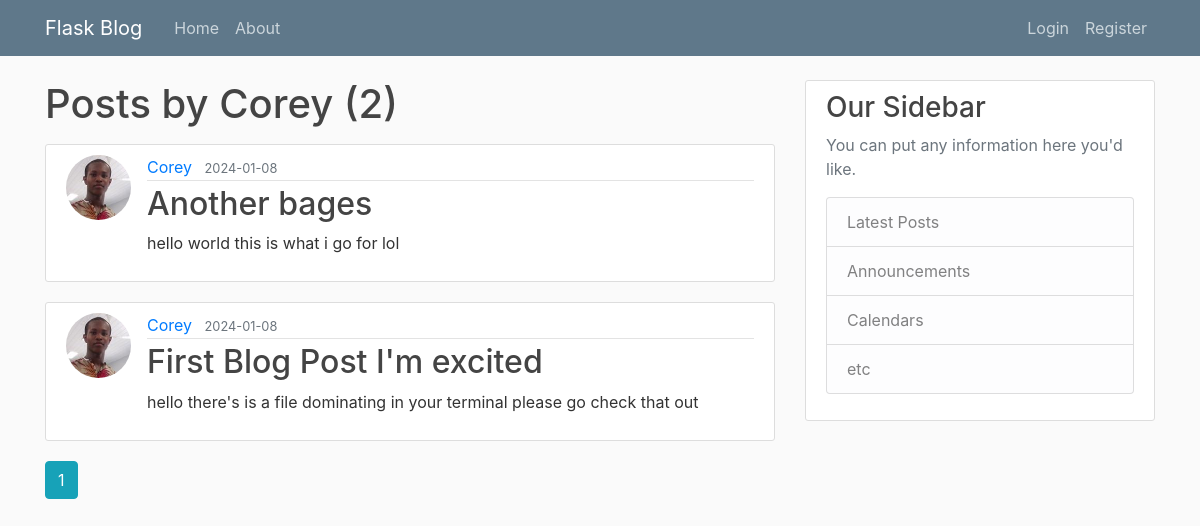
/user/Corey, run on the app's committed database.
### flask_blog/models.py (models this page shows, shortened)
class User(db.Model, UserMixin):
    id = db.Column(db.Integer, primary_key=True)
    username = db.Column(db.String(20), unique=True, nullable=False)
    email = db.Column(db.String(120), unique=True, nullable=False)
    image_file = db.Column(db.String(20), nullable=False, default='default.jpg')
    password = db.Column(db.String(60), nullable=False)
    posts = db.relationship('Post', backref='author', lazy=True)

class Post(db.Model):
    id = db.Column(db.Integer, primary_key=True)
    title = db.Column(db.String(100), nullable=False)
    date_posted = db.Column(db.DateTime, nullable=False, default=datetime.utcnow)
    content = db.Column(db.Text, nullable=False)
    user_id = db.Column(db.Integer, db.ForeignKey('user.id'), nullable=False)

### flask_blog/users/routes.py (the view)
@users.route("/user/<string:username>")
def user_posts(username):
    page = request.args.get('page', 1, type=int)
    user = User.query.filter_by(username=username).first_or_404()
    posts = Post.query.filter_by(author=user).order_by(Post.date_posted.desc())\
        .paginate(page=page, per_page=5)
    return render_template('user_post.html', posts=posts, user=user)

### flask_blog/templates/user_post.html
{% extends "layout.html" %}
{% block content %}
    <h1 class="mb-3">Posts by {{ user.username }} ({{ posts.total }})</h1>
    {% for post in posts.items %}
        <article class="media content-section">
          <img class="rounded-circle article-img" src="{{ url_for('static', filename='profile_pics/' + post.author.image_file) }}">
          <div class="media-body">
            <div class="article-metadata">
              <a class="mr-2" href="{{ url_for('users.user_posts', username=post.author.username) }}">{{ post.author.username }}</a>
              <small class="text-muted">{{ post.date_posted.strftime('%Y-%m-%d') }}</small>
            </div>
            <h2><a class="article-title" href="{{ url_for('posts.post', post_id=post.id) }}">{{ post.title }}</a></h2>
            <p class="article-content">{{ post.content }}</p>
          </div>
        </article>
    {% endfor %}
    {% for page_num in posts.iter_pages(left_edge=1, right_edge=1, left_current=1, right_current=2) %}
      {% if page_num %}
        {% if posts.page == page_num %}
          <a class="btn btn-info mb-4" href="{{ url_for('users.user_posts', username=user.username, page=page_num) }}">{{ page_num }}</a>
        {% else %}
          <a class="btn btn-outline-info mb-4" href="{{ url_for('users.user_posts', username=user.username, page=page_num) }}">{{ page_num }}</a>
        {% endif %}
      {% else %}
        ...
      {% endif %}
    {% endfor %}
{% endblock content %}

### flask_blog/static/main.css (style rules this page uses)
body { background: #fafafa; color: #333333; margin-top: 5rem; }
h1, h2, h3, h4, h5, h6 { color: #444444; }
.content-section { background: #ffffff; padding: 10px 20px; border: 1px solid #dddddd; border-radius: 3px; margin-bottom: 20px; }
.article-title { color: #444444; }
.article-content { white-space: pre-line; }
.article-img { height: 65px; width: 65px; margin-right: 16px; }
.article-metadata { padding-bottom: 1px; margin-bottom: 4px; border-bottom: 1px solid #e3e3e3 }

### data on the page
User: username "Corey"
Post: image_file (picture), author.username "Corey", date_posted "2024-01-08", title "Another bages", content "hello world this is what i go for lol"
Post: image_file (picture), author.username "Corey", date_posted "2024-01-08", title "First Blog Post I'm excited", content "hello there's is a file dominating in your terminal please go check that out"

### other printed values
{{ posts.total }} "2"
{{ page_num }} "1"
